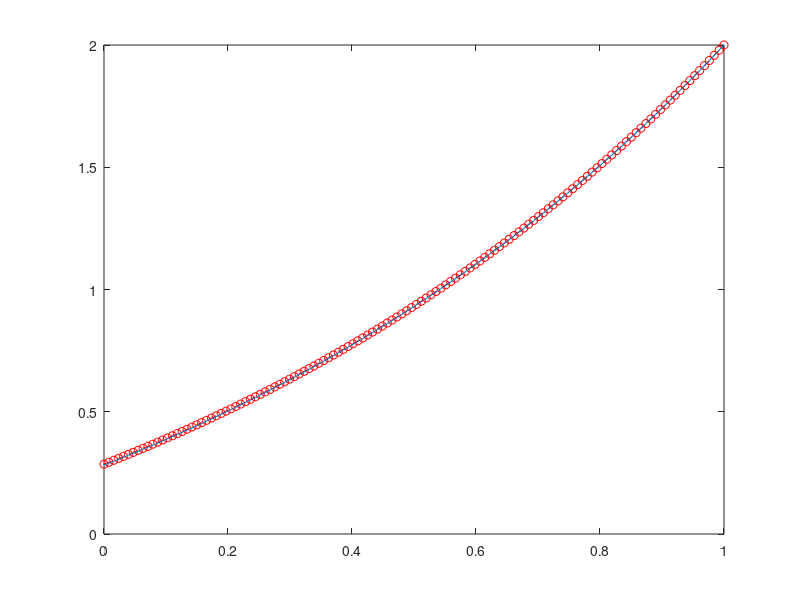
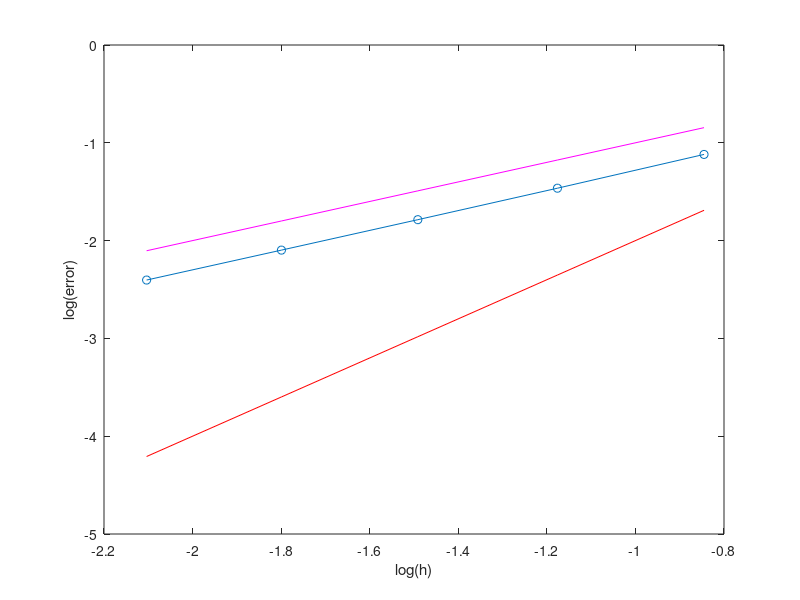

Source code (MATLAB) for these figures, in order: (Note: this script raises an error after producing the figures.)
% Neumann problem
%   u''=f 
%   u'(a)=alpha, u(b)=beta
% using 1st and 2nd order approximations of the
% Neumann boundary condition  
clear
% Physical parameters 
a = 0;                           % domain endpoints
b = 1;
alpha = 1;                       % Neumann condition
beta  = 2;                       % Dirichlet condition 
% Numerical Parameters
n = 8;                         % no. of discretization points
h = (b-a)/(n-1);               % mesh size
k = 1;
% Functions
f      = @(x) exp(x);  % right hand side
u_true = @(x) exp(x) + (alpha-exp(a))*(x - b) + beta - exp(b);  % true solution

% Loop for convergence estimation
for k = 1:5
  % Mesh
  x = linspace(a,b,n)';
  % Assemble matrix A (using sparse matrix storage):
  E = ones(n,1);
  A = spdiags([E -2*E E], [-1 0 1], n, n);
  % 1st order approximation
  A(1,1) = -1 ;
  A(1,2) = +1;
  % 2nd order approximation (uncomment)
  % A(1,1) = -3 ;
  % A(1,2) = +4;
  % A(1,3) = -1 ;
  A(n,n) = 1 ;
  A(n,n-1) = 0;
  % RHS
  F    = h^2 * f(x);
  F(1) = h*alpha;   % 1st order
  %F(1)= 2*h*alpha; % 2nd order
  F(n) = beta;
  % Solve
  u = A\F;
  % Error
  err(k,1) = h;
  err(k,2) = max(u - u_true(x)); 
  n = n*2 ;
  h = (b-a)/(n-1);    
end
% Output Results
figure
plot(x,u,'--ro',x,u_true(x))
figure
plot(log10(err(:,1)),log10(err(:,2)),'o-',log10(err(:,1)),2*log10(err(:,1)),'r-',log10(err(:,1)),log10(err(:,1)),'m-')
xlabel('log(h)');
ylabel('log(error)');
legend(['Discretization error';'Slope h^2';'Slope h'],4);
